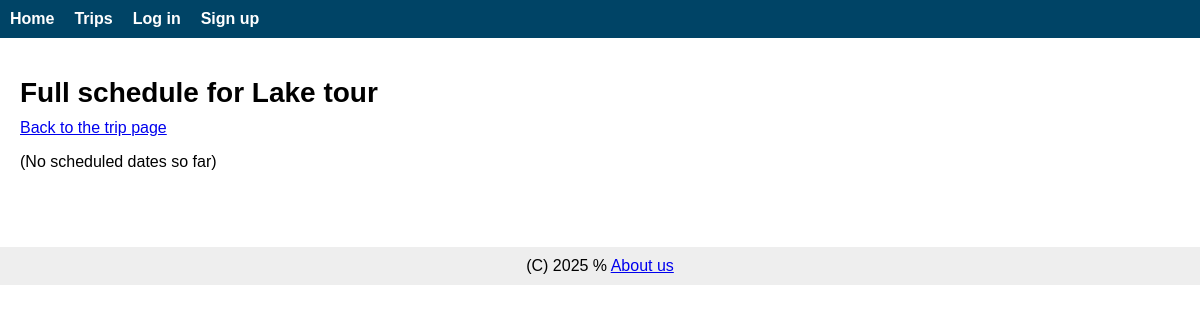
Before: /adventures/trip/1/schedules with the older database file.
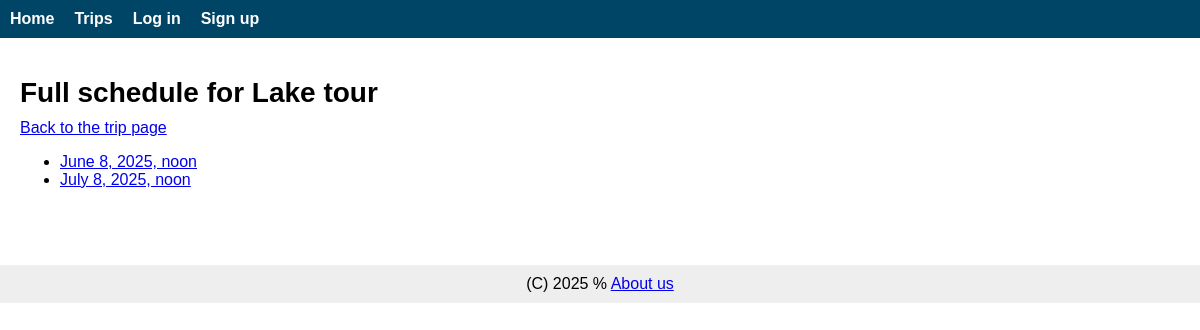
After: the same page with the newer database file.
### AdventureApp/models.py (models this page shows, shortened)
class Schedule(models.Model):
    trip=models.ForeignKey(Trip,on_delete=models.CASCADE)
    start=models.DateTimeField()
    end=models.DateTimeField()
    price=models.DecimalField(max_digits=12,decimal_places=2)
    maxattendants=models.IntegerField()
    attendants=models.ManyToManyField(Customer, blank=True)
    guides=models.ManyToManyField(Guide)
    class Meta:
        constraints=[
            models.CheckConstraint(
                check=models.Q(
                    start__lte=models.F("end")
                ),
                name="starts_earlier_than_finishes"
            )
        ]

### AdventureApp/views.py (the view)
# urls.py: path("trip/<int:tid>/schedules",views.view_trip_full_schedule,name="trip_full_schedule"),
def view_trip_full_schedule(request, tid):
    tripdb=get_object_or_404(Trip,id=tid)
    availsched=Schedule.objects.annotate(att_count=Count("attendants")).filter(trip__id=tid, start__gt=datetime.today().date(), att_count__lt=F("maxattendants")).order_by('start')
    return render(request, "TripFullSchedule.html",{
        "tripobj":tripdb,
        "schedule":availsched
    })

### AdventureApp/templates/TripFullSchedule.html (shortened to what this page needs)
{% extends "BaseTempl.html" %}
{% load static %}
{% block body %}
<h1 class="trip-title">Full schedule for {{ tripobj.title }}</h1>
<a href="{% url 'trip' tripobj.id %}">Back to the trip page</a>
{% if schedule %}
    <ul>
    {% for s in schedule %}
        <li><a href="{% url 'trip_register' s.id %}">{{s.start}}</a><br></li>
    {% endfor %}
    </ul>
{% else %}
<p>(No scheduled dates so far)</p>
{% endif %}
{% endblock body %}

Changed rows visible on the page:
added Schedule: start "June 8, 2025, noon"
added Schedule: start "July 8, 2025, noon"
Other visible differences:
text no longer shown: "(No scheduled dates so far)"
